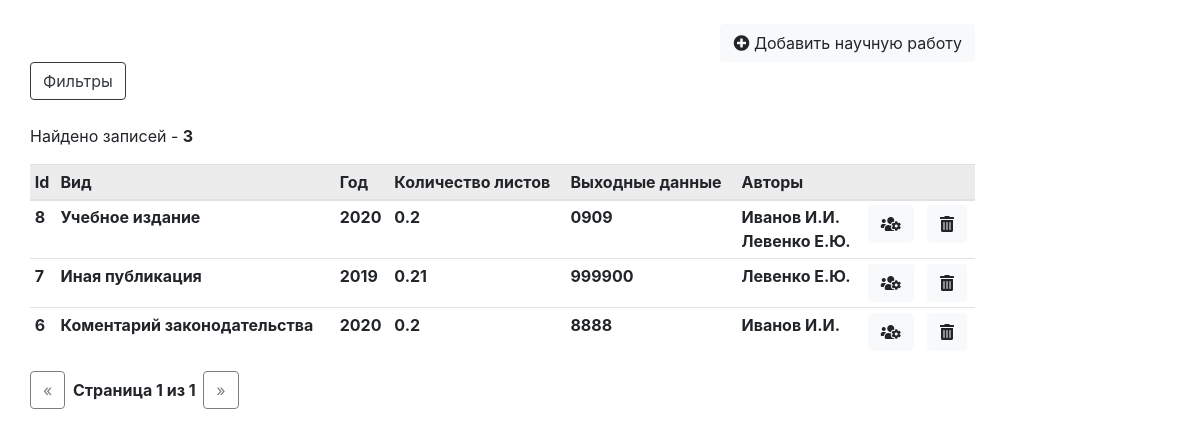
The page /sciencework/ (signed in) on the database as committed earlier.
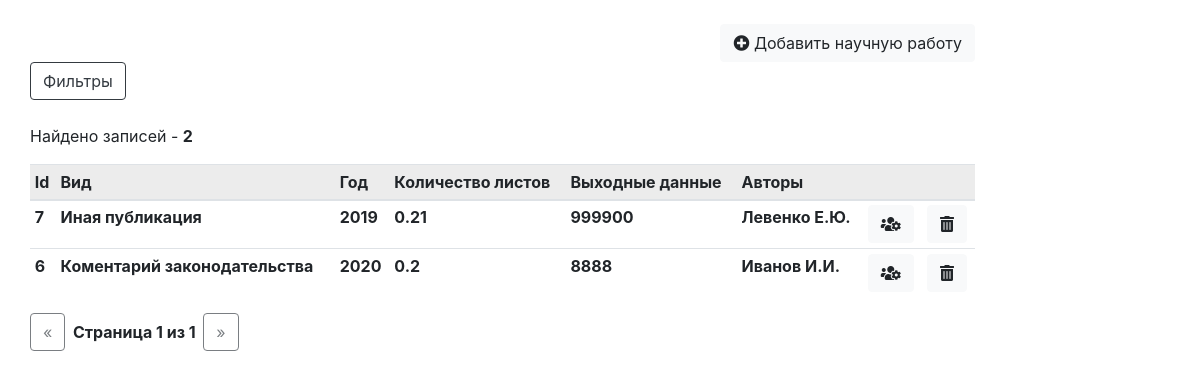
The same page on the database as committed later.
### sciencework/models.py (models this page shows, shortened)
class Sciencework(models.Model):
    kind = models.ForeignKey(Publicationkind, on_delete=models.SET_NULL, null=True, verbose_name="Вид научной работы")
    year = models.IntegerField(verbose_name="Год издания")
    half_year = models.CharField(max_length=10, default="Не указано", verbose_name="Полугодие")
    output_data = models.TextField(verbose_name="Выходные данные")
    sheet_count = models.CharField(max_length=100, blank=True, null=True, verbose_name="Количество печатных листов")
    publisher = models.ForeignKey(Publisher, on_delete=models.SET_NULL, blank=True, null=True, verbose_name="Издатель")
    grif = models.ForeignKey(Grif, on_delete=models.SET_NULL, blank=True, null=True, verbose_name="Гриф")
    magazine = models.ForeignKey(Magazine, on_delete=models.SET_NULL, blank=True, null=True, verbose_name="Журнал")
    digest = models.ForeignKey(Digest, on_delete=models.SET_NULL, blank=True, null=True, verbose_name="Сборник статей")
    in_vak = models.BooleanField(blank=True, null=True, verbose_name="Является работой ВАК")
    in_internationals = models.ManyToManyField(InternationalBase,
                                               verbose_name="Входит в международную базу научного цитирования", blank=True)
    interest = models.ForeignKey(Interest, on_delete=models.SET_NULL, blank=True, null=True, verbose_name="В чьих интересах")
    conference = models.ForeignKey(Conference, on_delete=models.SET_NULL, blank=True, null=True,
                                   verbose_name="Конференция")
    work_is_foreignauthors = models.BooleanField(blank=True, null=True, verbose_name="Участие сторонних авторов")
    author_count = models.IntegerField(default=0, blank=True, null=True, verbose_name="Количество авторов")
    sciencework_student_participation = models.BooleanField(blank=True, null=True, default=False,
                                                            verbose_name="Участие обучающихся")
    authors = models.ManyToManyField(Author, verbose_name="Авторы")
    subdivisions = models.ManyToManyField(Subdivision, verbose_name="Подразделения")
    subspecies = models.ForeignKey(Subspecies, on_delete=models.SET_NULL, blank=True, null=True,
                                   verbose_name="Подвид учебного издания")
    org_founder = models.ForeignKey(Orgfounder, on_delete=models.SET_NULL, blank=True, null=True,
                                    verbose_name="Организация учредитель сборника")
    class Meta:
        ordering = ('kind',)
        verbose_name = 'Научная работа'
        verbose_name_plural = 'Научная работа'

class Publicationkind(models.Model):
    publication_kind = models.CharField(max_length=255)
    def __str__(self):
        return self.publication_kind
    class Meta:
        ordering = ('publication_kind',)
        verbose_name = 'Вид публикации'
        verbose_name_plural = 'Виды публикации'

### authors/models.py (models this page shows, shortened)
class Author(models.Model):
    subdivision = models.ForeignKey(Subdivision, on_delete=models.SET_NULL, null=True, verbose_name="Подразделение")
    lastname = models.CharField(max_length=100, verbose_name="Фамилия", validators=[name_validator])
    firstname = models.CharField(max_length=100, verbose_name="Имя", validators=[name_validator])
    patronymic = models.CharField(max_length=100, verbose_name="Отчество", validators=[name_validator])
    date_of_birth = models.DateField(blank=True, null=True, verbose_name="Дата рождения")
    rank = models.ForeignKey(Rank, on_delete=models.SET_NULL, blank=True, null=True, verbose_name="Звание")
    position = models.ForeignKey(Position, on_delete=models.SET_NULL, blank=True, null=True, verbose_name="Должность")
    position_date = models.DateField(blank=True, null=True, verbose_name="Дата назначения на должность")
    is_docentvak = models.BooleanField(default=False, verbose_name="Является доцентом ВАК")
    docentvak_date = models.DateField(blank=True, null=True, verbose_name="Дата присовения доцента ВАК")
    is_professor = models.BooleanField(default=False, verbose_name="Является профессором")
    professor_date = models.DateField(blank=True, null=True, verbose_name="Дата присвоения профессороской степени")
    is_candidate = models.BooleanField(default=False, verbose_name="Является кандидатом наук")
    candidate_date = models.DateField(blank=True, null=True, verbose_name="Дата присвоения кандидата наук")
    candidate_title = models.TextField(blank=True, null=True, verbose_name="Название кандидатской диссертации")
    candidate_specialty = models.ForeignKey(Candidatespecialty, on_delete=models.SET_NULL, blank=True, null=True,
                                            verbose_name="Кандидатская специальность")
    is_doctor = models.BooleanField(default=False, verbose_name="Является доктором наук")
    doctor_date = models.DateField(blank=True, null=True, verbose_name="Дата присвоения доктора наук")
    doctor_title = models.TextField(blank=True, null=True, verbose_name="Название докторской диссертации")
    doctor_specialty = models.ForeignKey(Doctorspecialty, on_delete=models.SET_NULL, blank=True, null=True,
                                         verbose_name="Докторская специальность")
    extra_data = models.TextField(blank=True, null=True, verbose_name="Дополнительные данные")
    work_status = models.ForeignKey(Workstatus, on_delete=models.SET_NULL, null=True,
                                    verbose_name="Рабочий статус")
    def __str__(self):
        return self.lastname + ' ' + self.firstname + ' ' + self.patronymic + ' ' + str(self.subdivision)
    class Meta:
        ordering = ('lastname',)
        verbose_name = 'Автор'
        verbose_name_plural = 'Авторы'
    @property
    def get_full_name(self):
        return "{} {}.{}.".format(self.lastname, self.firstname[0], self.patronymic[0])

### sciencework/views.py (the view)
# urls.py: path('', login_required(views.sciencework_list), name='list'),
def sciencework_list(request):
    f = ScienceWorkFilter(request.GET, queryset=Sciencework.objects.all().order_by('-pk'))
    paginator = Paginator(f.qs, 50)
    page = request.GET.get('page')
    scinceworks = paginator.get_page(page)
    return render(request, 'sciencework/sciencework_list.html', {'list': scinceworks,
                                                                 'filter': f,
                                                                 })

### authors/models.py (called while the page is built)
    def __str__(self):
        return self.subdivision_name

### sciencework/models.py (called while the page is built)
    def __str__(self):
        return self.grif_name

    def __str__(self):
        return self.interest_name

    def __str__(self):
        return self.base_name

    def __str__(self):
        return self.publisher_name

    def __str__(self):
        return self.title

### sciencework/templates/sciencework/sciencework_list.html (shortened to what this page needs)
{% extends "base_list.html" %}
{% load url_replace %}
{% load static %}
{% block add_button %}
    <a href="{% url 'sciencework:add' %}" class="btn btn-light"><i class="fas fa-plus-circle"></i> Добавить научную работу</a>
{% endblock %}
{% block list %}
    <table class="table table-sm">
        <thead class="table-active">
        <tr>
            <th scope="col" class="sorting" id='id'>Id</th>
            <th scope="col" class="sorting" id='kind'>Вид</th>
            <th scope="col" class="sorting" id='year'>Год</th>
            <th scope="col">Количество листов</th>
            <th scope="col">Выходные данные</th>
            <th scope="col">Авторы</th>
            <th scope="col"></th>
            <th scope="col"></th>
        </tr>
        </thead>
        <tbody>
        {% for sw in list %}
            <tr>
                <th scope="row">{{ sw.id }}</th>
                <th scope="row">{{ sw.kind }}</th>
                <th scope="row">{{ sw.year }}</th>
                <th scope="row">{{ sw.sheet_count }}</th>
                <th scope="row">{{ sw.output_data }}</th>
                <th scope="row">
                    {% for author in sw.authors.all %}
                        {{ author.get_full_name }}<br>
                    {% endfor %}
                </th>
                <td><a href="{% url 'sciencework:update' sw.id %}" class="btn btn-light"><i class="fas fa-users-cog"></i></a></td>
                <td><a href="{% url 'sciencework:delete' sw.id %}" class="btn btn-light"><i class="fas fa-trash-alt"></i></a></td>
            </tr>
        {% endfor %}
        </tbody>
    </table>
{% endblock %}

Rows that differ between the two databases and show on the page:
removed Sciencework: id "8", kind "Учебное издание", year "2020", sheet_count "0.2", output_data "0909", Author (get_full_name "Иванов И.И."), Author (get_full_name "Левенко Е.Ю.")
Other text that changed with them:
{{ filter.qs|length }}: "3" → "2"
